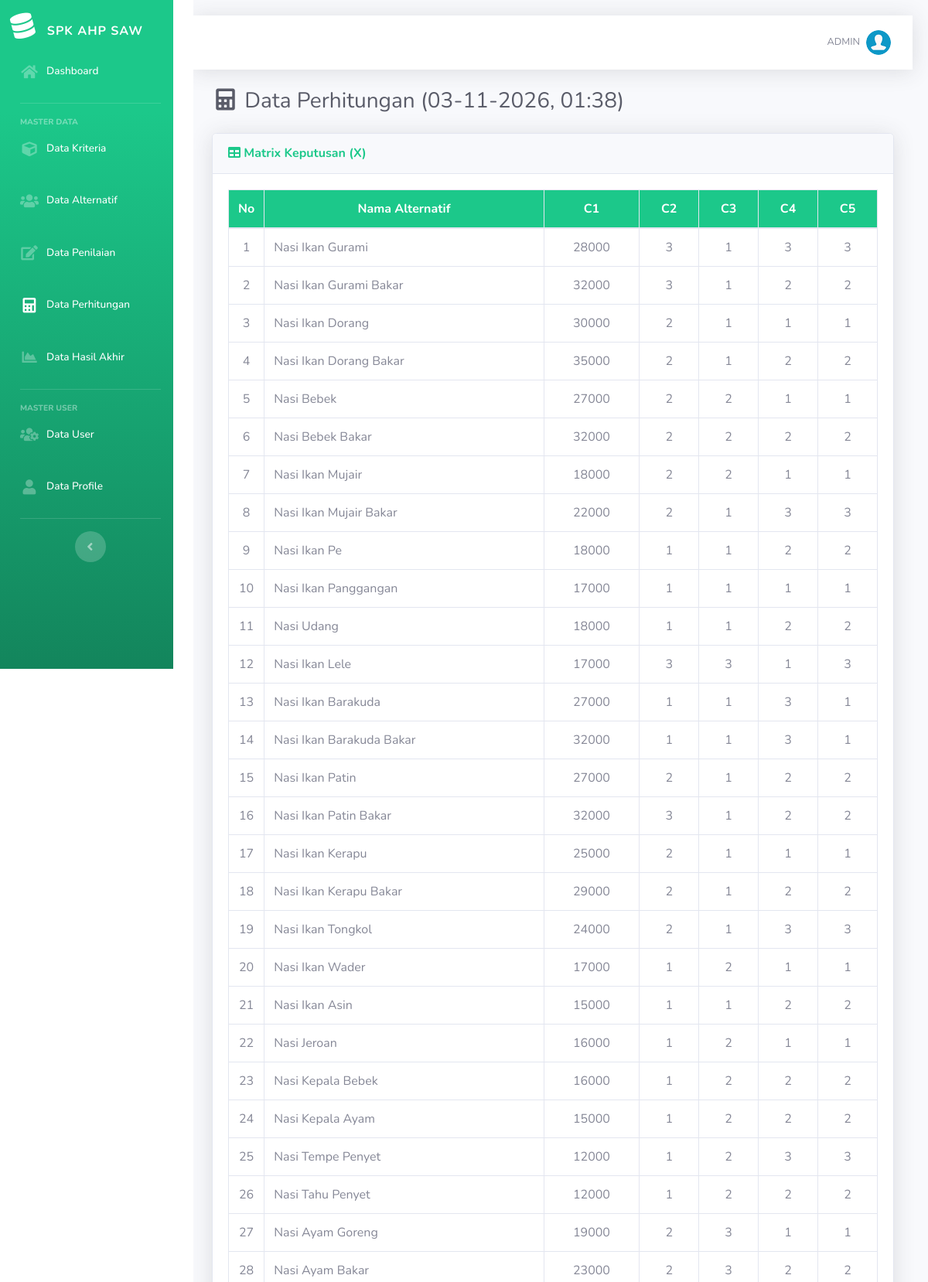
The page /perhitungan.php (signed in, upper part) on the database its author committed.
### tables this page shows
CREATE TABLE `kriteria` (
  `id_kriteria` int(11) NOT NULL,
  `kode_kriteria` varchar(10) NOT NULL,
  `nama` varchar(50) NOT NULL,
  `type` enum('Benefit','Cost') NOT NULL,
  `bobot` float DEFAULT NULL,
  `ada_pilihan` tinyint(1) DEFAULT NULL,
  `created_at` datetime NOT NULL
);

CREATE TABLE `alternatif` (
  `id_alternatif` int(11) NOT NULL,
  `nama` varchar(100) NOT NULL,
  `created_at` datetime NOT NULL
);

### perhitungan.php (the view, shortened to what this page needs)
<?php
require_once('includes/init.php');
require_once('template/header.php');
mysqli_query($koneksi, "TRUNCATE TABLE hasil;");
$kriteria = array();
$q1 = mysqli_query($koneksi, "SELECT * FROM kriteria ORDER BY kode_kriteria ASC");
while ($krit = mysqli_fetch_array($q1)) {
	$kriteria[$krit['id_kriteria']]['id_kriteria'] = $krit['id_kriteria'];
	$kriteria[$krit['id_kriteria']]['kode_kriteria'] = $krit['kode_kriteria'];
	$kriteria[$krit['id_kriteria']]['nama'] = $krit['nama'];
	$kriteria[$krit['id_kriteria']]['type'] = $krit['type'];
	$kriteria[$krit['id_kriteria']]['bobot'] = $krit['bobot'];
	$kriteria[$krit['id_kriteria']]['ada_pilihan'] = $krit['ada_pilihan'];
}
$alternatif = array();
$q2 = mysqli_query($koneksi, "SELECT * FROM alternatif");
while ($alt = mysqli_fetch_array($q2)) {
	$alternatif[$alt['id_alternatif']]['id_alternatif'] = $alt['id_alternatif'];
	$alternatif[$alt['id_alternatif']]['nama'] = $alt['nama'];
}
?>
<div class="d-sm-flex align-items-center justify-content-between mb-4">
	<h1 class="h3 mb-0 text-gray-800"><i class="fas fa-fw fa-calculator"></i> Data Perhitungan (<?= date('d-m-Y, H:i'); ?>)</h1>
</div>
<div class="card shadow mb-4">
	<div class="card-header py-3">
		<h6 class="m-0 font-weight-bold text-success"><i class="fa fa-table"></i> Matrix Keputusan (X)</h6>
	</div>
	<div class="card-body">
		<div class="table-responsive">
			<table class="table table-bordered" width="100%" cellspacing="0">
				<thead class="bg-success text-white">
					<tr align="center">
						<th width="5%" rowspan="2">No</th>
						<th>Nama Alternatif</th>
						<?php foreach ($kriteria as $key): ?>
							<th><?= $key['kode_kriteria'] ?></th>
						<?php endforeach ?>
					</tr>
				</thead>
				<tbody>
					<?php
					$no = 1;
					foreach ($alternatif as $keys): ?>
						<tr align="center">
							<td><?= $no; ?></td>
							<td align="left"><?= $keys['nama'] ?></td>
							<?php foreach ($kriteria as $key): ?>
								<td>
									<?php
									if ($key['ada_pilihan'] == 1) {
										$q4 = mysqli_query($koneksi, "SELECT sub_kriteria.nilai FROM penilaian JOIN sub_kriteria WHERE penilaian.nilai=sub_kriteria.id_sub_kriteria AND penilaian.id_alternatif='$keys[id_alternatif]' AND penilaian.id_kriteria='$key[id_kriteria]'");
										$data = mysqli_fetch_array($q4);
										echo $data['nilai'];
									} else {
										$q4 = mysqli_query($koneksi, "SELECT nilai FROM penilaian WHERE id_alternatif='$keys[id_alternatif]' AND id_kriteria='$key[id_kriteria]'");
										$data = mysqli_fetch_array($q4);
										echo isset($data['nilai']) ? $data['nilai'] : "";
									}
									?>
								</td>
							<?php endforeach ?>
						</tr>
						<?php
						$no++;
					endforeach ?>
				</tbody>
			</table>
		</div>
	</div>
</div>
<?php
require_once('template/footer.php');
?>

### rows shown on the page
kriteria: kode_kriteria "C1", nilai "28000", nilai "32000", nilai "30000", nilai "35000", nilai "27000", nilai "18000", nilai "22000", nilai "17000", nilai "25000", nilai "29000", nilai "24000", nilai "15000", nilai "16000", nilai "12000", nilai "19000", nilai "23000"
kriteria: kode_kriteria "C2", nilai "3", nilai "2", nilai "1"
kriteria: kode_kriteria "C3", nilai "1", nilai "2", nilai "3"
kriteria: kode_kriteria "C4", nilai "3", nilai "2", nilai "1"
kriteria: kode_kriteria "C5", nilai "3", nilai "2", nilai "1"
alternatif: nama "Nasi Ikan Gurami"
alternatif: nama "Nasi Ikan Gurami Bakar"
alternatif: nama "Nasi Ikan Dorang"
alternatif: nama "Nasi Ikan Dorang Bakar"
alternatif: nama "Nasi Bebek"
alternatif: nama "Nasi Bebek Bakar"
alternatif: nama "Nasi Ikan Mujair"
alternatif: nama "Nasi Ikan Mujair Bakar"
alternatif: nama "Nasi Ikan Pe"
alternatif: nama "Nasi Ikan Panggangan"
alternatif: nama "Nasi Udang"
alternatif: nama "Nasi Ikan Lele"
alternatif: nama "Nasi Ikan Barakuda"
alternatif: nama "Nasi Ikan Barakuda Bakar"
alternatif: nama "Nasi Ikan Patin"
alternatif: nama "Nasi Ikan Patin Bakar"
alternatif: nama "Nasi Ikan Kerapu"
alternatif: nama "Nasi Ikan Kerapu Bakar"
alternatif: nama "Nasi Ikan Tongkol"
alternatif: nama "Nasi Ikan Wader"
alternatif: nama "Nasi Ikan Asin"
alternatif: nama "Nasi Jeroan"
alternatif: nama "Nasi Kepala Bebek"
alternatif: nama "Nasi Kepala Ayam"
alternatif: nama "Nasi Tempe Penyet"
alternatif: nama "Nasi Tahu Penyet"
alternatif: nama "Nasi Ayam Goreng"
alternatif: nama "Nasi Ayam Bakar"

### other values the page prints
$_SESSION['username'] "ADMIN"
